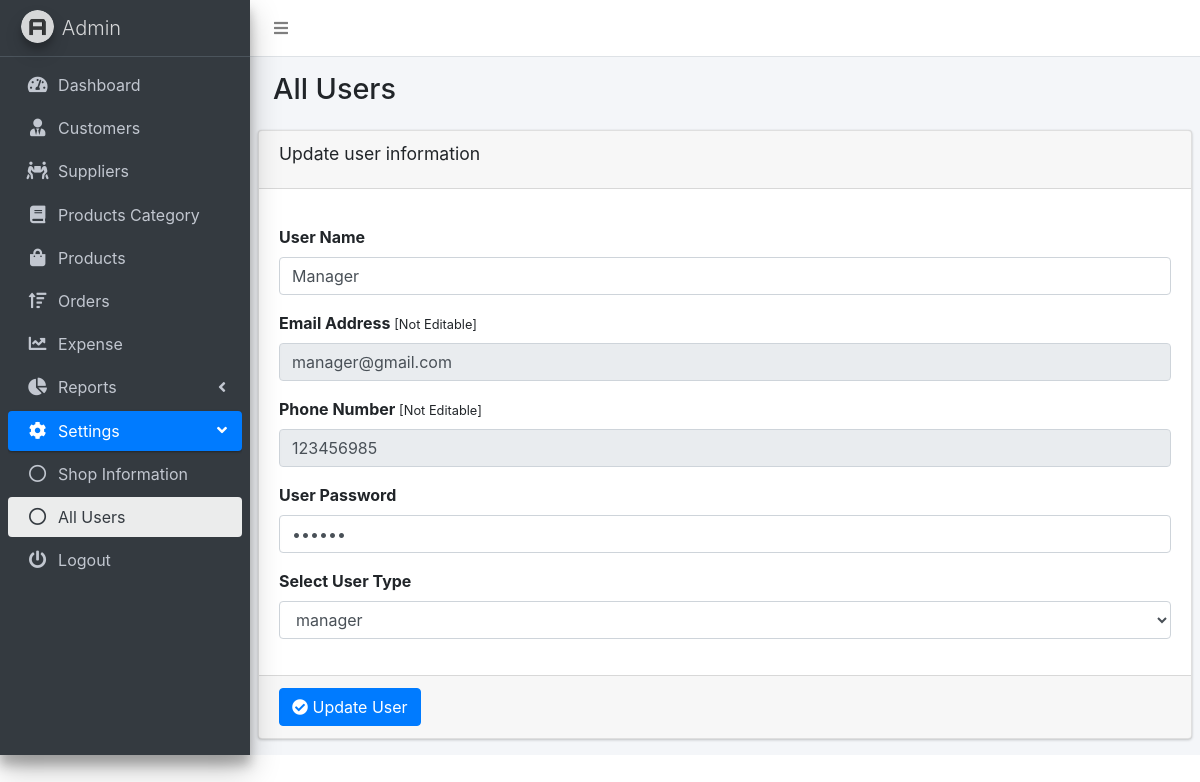
/edit_users.php?id=14 (signed in), run on the app's committed database.
### tables this page shows
CREATE TABLE `users` (
  `id` int(11) NOT NULL,
  `name` varchar(255) NOT NULL,
  `cell` varchar(255) NOT NULL,
  `email` varchar(255) NOT NULL,
  `password` varchar(255) NOT NULL,
  `user_type` varchar(255) NOT NULL
);

### edit_users.php (the view, shortened to what this page needs)
<?php
if ($_SERVER["REQUEST_METHOD"] == "GET") {
  $getid = $_GET['id'];
  include('db_connect.php');
  if (!empty($getid)) {
    $query = mysqli_query($con, "SELECT * FROM users WHERE id='$getid'");
    $row = mysqli_fetch_assoc($query);
  }
}
?>
<!DOCTYPE html>
<html lang="en">
<head>
  <link rel="stylesheet" href="dist/css/preloader.css">
  <link rel="stylesheet" href="plugins/sweetalert2/sweetalert2.min.css">
  <link rel="stylesheet" href="plugins/fontawesome-free/css/all.min.css">
  <link rel="stylesheet" href="https://code.ionicframework.com/ionicons/2.0.1/css/ionicons.min.css">
  <link rel="stylesheet" href="plugins/datatables-bs4/css/dataTables.bootstrap4.min.css">
  <link rel="stylesheet" href="plugins/datatables-responsive/css/responsive.bootstrap4.min.css">
  <link rel="stylesheet" href="dist/css/adminlte.min.css">
  <link href="plugins/bootstrap/css/bootstrap.min.css" rel="stylesheet"/>
</head>
<body class="hold-transition sidebar-mini">
<div class="wrapper">
  <nav class="main-header navbar navbar-expand navbar-white navbar-light">
    <ul class="navbar-nav">
      <li class="nav-item">
        <a class="nav-link" data-widget="pushmenu" href="#" role="button"><i class="fas fa-bars"></i></a>
      </li>
    </ul>
  </nav>
  <aside class="main-sidebar sidebar-dark-primary elevation-4">
    <a href="#" class="brand-link">
      <img src="dist/img/AdminLTELogo.png"
           alt="AdminLTE Logo"
           class="brand-image img-circle elevation-3"
           style="opacity: .8">
      <span class="brand-text font-weight-light">Admin</span>
    </a>
    <div class="sidebar">
      <nav class="mt-2">
        <ul class="nav nav-pills nav-sidebar flex-column" data-widget="treeview" role="menu" data-accordion="false">
          <li class="nav-item">
            <a href="dashboard.php" class="nav-link">
              <i class="nav-icon fas fa-tachometer-alt"></i>
              <p>
                Dashboard
              </p>
            </a>
          </li>
          <li class="nav-item">
            <a href="customers.php" class="nav-link">
              <i class="nav-icon fas fa-user-tie"></i>
              <p>
                Customers
              </p>
            </a>
          </li>
          <li class="nav-item">
            <a href="suppliers.php" class="nav-link">
              <i class="nav-icon fas fa-people-carry"></i>
              <p>
                Suppliers
              </p>
            </a>
          </li>
          <li class="nav-item">
            <a href="category.php" class="nav-link">
              <i class="nav-icon fas fa-book"></i>
              <p>
                Products Category
              </p>
            </a>
          </li>
          <li class="nav-item">
            <a href="products.php" class="nav-link">
              <i class="nav-icon fas fa-shopping-bag"></i>
              <p>
                Products
              </p>
            </a>
          </li>
          <li class="nav-item">
            <a href="orders.php" class="nav-link">
              <i class="nav-icon fas fa-sort-amount-up"></i>
              <p>
                Orders
              </p>
            </a>
          </li>
          <li class="nav-item">
            <a href="expense.php" class="nav-link">
              <i class="nav-icon fas fa-chart-line"></i>
              <p>
                Expense
              </p>
            </a>
          </li>
          <li class="nav-item">
            <a href="#" class="nav-link">
              <i class="nav-icon fas fa-chart-pie"></i>
              <p>
                Reports
                <i class="right fas fa-angle-left"></i>
              </p>
            </a>
          </li>
          <li class="nav-item has-treeview menu-open">
            <a href="products.php" class="nav-link active">
              <i class="nav-icon fas fa-cog"></i>
              <p>
                Settings
                <i class="right fas fa-angle-left"></i>
              </p>
            </a>
            <ul class="nav nav-treeview">
              <li class="nav-item">
                <a href="shop_information.php" class="nav-link">
                  <i class="far fa-circle nav-icon"></i>
                  <p>Shop Information</p>
                </a>
              </li>
              <li class="nav-item">
                <a href="all_users.php" class="nav-link active">
                  <i class="far fa-circle nav-icon"></i>
                  <p>All Users</p>
                </a>
              </li>
            </ul>
          </li>
          <li class="nav-item">
            <a href="logout.php" class="nav-link">
              <i class="nav-icon fas fa-power-off"></i>
              <p>
                Logout
              </p>
            </a>
          </li>
        </ul>
      </nav>
    </div>
  </aside>
  <div class="content-wrapper">
    <section class="content-header">
      <div class="container-fluid">
        <div class="row mb-2">
          <div class="col-sm-6">
            <h1>All Users</h1>
          </div>
        </div>
      </div>
    </section>
    <section class="content">
      <div class="row">
        <div class="col-12">
          <div class="card">
            <div class="card-header">
              <h3 class="card-title">Update user information</h3>
            </div>
            <form role="form" id="quickForm" method="post" action="edit_users.php">
              <div class="card-body">
                <div class="form-group">
                  <label for="exampleInputuserName">User Name</label>
                  <input type="text" name="user_name" class="form-control" id="exampleInputuserName"
                         value="<?php echo $row['name'] ?>">
                </div>
                <div class="form-group">
                  <label for="exampleInputEmail1">Email Address <small>[Not Editable]</small></label>
                  <input type="email" name="user_email" class="form-control" id="exampleInputEmail1" readonly
                         value="<?php echo $row['email'] ?>">
                </div>
                <div class="form-group">
                  <label for="exampleInputPhone">Phone Number <small>[Not Editable]</small></label>
                  <input type="tel" name="user_phone" class="form-control" id="exampleInputPhone" readonly
                         value="<?php echo $row['cell'] ?>">
                </div>
                <div class="form-group">
                  <label for="exampleInputPassword">User Password</label>
                  <input type="password" name="user_password" class="form-control" id="exampleInputPassword"
                         value="<?php echo $row['password'] ?>">
                </div>
                <div class="form-group">
                  <div class="form-group">
                    <label for="exampleUserType">Select User Type</label>
                    <select class="form-control" name="user_type" id="exampleUserType">
                      <option
                        value="<?php echo strtolower($row['user_type']) ?>"><?php echo $row['user_type'] ?></option>
                    </select>
                  </div>
                </div>
              </div>
              <div class="card-footer">
                <button type="submit" id="update_user" class="btn btn-primary"><i class="fa fa-check-circle"></i> Update
                  User
                </button>
              </div>
            </form>
          </div>
        </div>
      </div>
    </section>
  </div>
</div>
</body>
</html>

### data on the page
users: user_name "Manager", user_email "manager@gmail.com", user_phone "123456985", user_type "manager"
